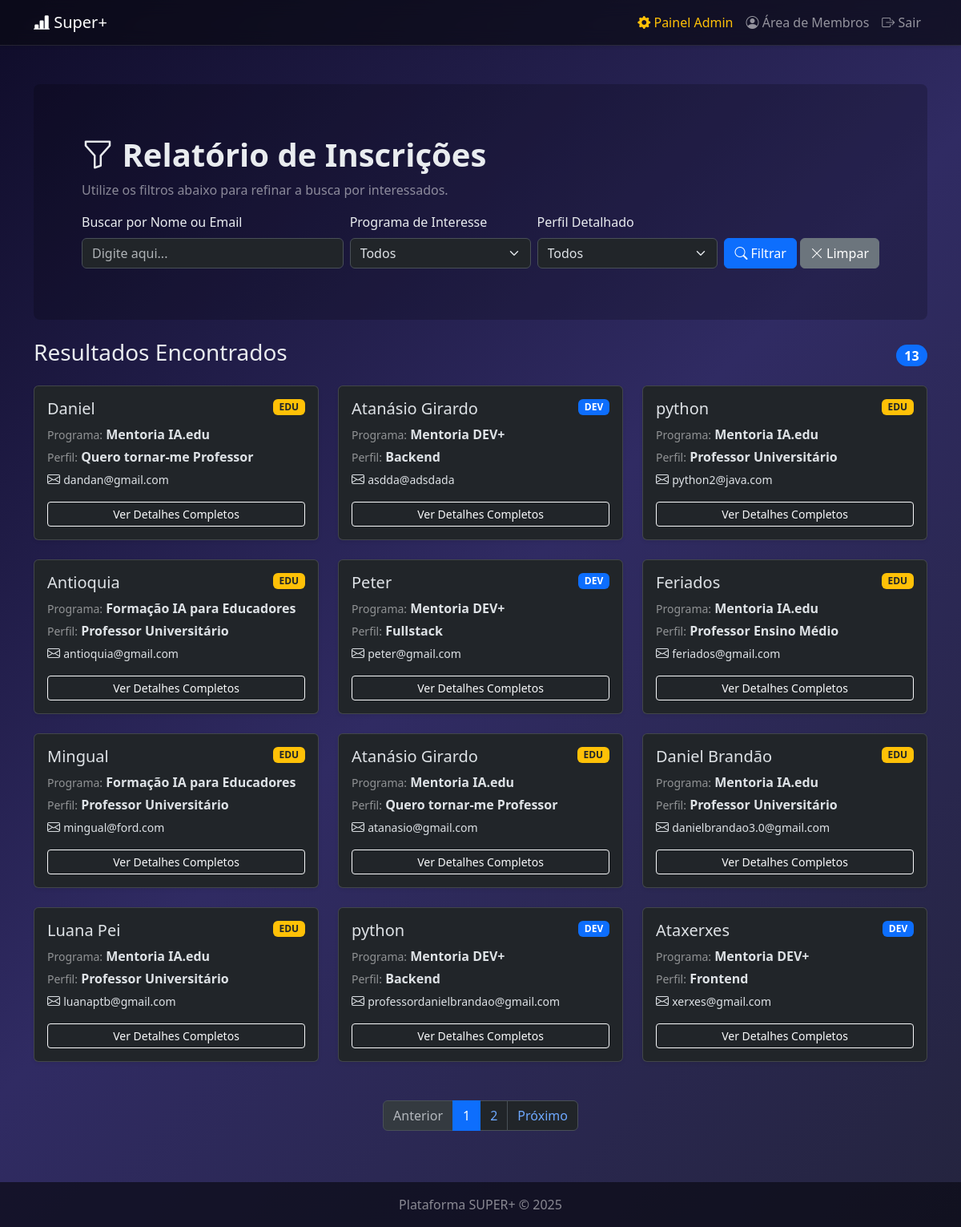
Screenshot of /admin/admin/inscricoes (signed in) with the database file from the repository.
### mentoria/models.py (models this page shows, shortened)
class Registros(db.Model, UserMixin):
    __tablename__ = 'registros'
    id = db.Column(db.Integer, primary_key=True)
    nome = db.Column(db.String(100), nullable=False)
    email = db.Column(db.String(100), unique=True, nullable=False, index=True)
    whatsapp = db.Column(db.String(20))
    programa_interesse = db.Column(db.String(100))
    perfil_detalhado = db.Column(db.String(100))
    desafio_detalhado = db.Column(db.String(100))
    escolaridade = db.Column(db.String(100), nullable=True)
    resumo_jornada = db.Column(db.Text)
    produto_interesse_id = db.Column(db.Integer, db.ForeignKey('produtos.id'))
    data_inscricao = db.Column(db.DateTime, default=datetime.utcnow)
    status = db.Column(db.String(50), default='Inscrito')
    token_matricula = db.Column(db.String(32), unique=True, nullable=True)
    plano_escolhido = db.Column(db.String(50), nullable=True)
    password_hash = db.Column(db.String(128))
    is_admin = db.Column(db.Boolean, default=False)
    turma_id = db.Column(db.Integer, db.ForeignKey('turmas.id'))

class Produtos(db.Model):
    __tablename__ = 'produtos'
    id = db.Column(db.Integer, primary_key=True)
    nome = db.Column(db.String(100), unique=True, nullable=False)
    publico_alvo = db.Column(db.String(50), index=True)
    descricao = db.Column(db.Text)
    valor = db.Column(db.Float)
    interessados = db.relationship('Registros', backref='produto_interesse', lazy='dynamic')

### mentoria/admin/routes.py (the view)
@admin.route('/admin/inscricoes')
@admin_required # Protegida para administradores
def admin_lista_inscricoes():
    page = request.args.get('page', 1, type=int)
    query = Registros.query
    filtro_busca = request.args.get('busca', '')
    filtro_perfil = request.args.get('perfil_detalhado', '')
    filtro_produto = request.args.get('produto', '') # Mudámos o nome do filtro para 'produto'
    if filtro_busca:
        query = query.filter(or_(Registros.nome.ilike(f'%{filtro_busca}%'), Registros.email.ilike(f'%{filtro_busca}%')))
    if filtro_perfil:
        query = query.filter(Registros.perfil_detalhado == filtro_perfil)
    if filtro_produto:
        query = query.join(Produtos).filter(Produtos.nome == filtro_produto)
    pagination = query.order_by(Registros.data_inscricao.desc()).paginate(
        page=page, per_page=12, error_out=False
    )
    dados_paginados = pagination.items
    perfis_opcoes = sorted([p[0] for p in db.session.query(Registros.perfil_detalhado).distinct().all() if p[0]])
    produtos_opcoes = sorted([p.nome for p in Produtos.query.all()])
    filtros_ativos = {
        'busca': filtro_busca,
        'perfil_detalhado': filtro_perfil,
        'produto': filtro_produto
    }
    return render_template('admin/lista_inscricoes.html',
                           dados=dados_paginados,
                           total=pagination.total,
                           pagination=pagination,
                           perfis=perfis_opcoes,
                           produtos=produtos_opcoes, # Passa a lista de nomes de produtos
                           filtros_ativos=filtros_ativos)

### mentoria/admin/utils.py (called while the page is built)
def admin_required(f):
    @wraps(f)
    def decorated_function(*args, **kwargs):
        if not current_user.is_admin:
            flash("Acesso não autorizado.", "danger")
            return redirect(url_for('main.login'))
        return f(*args, **kwargs)
    return decorated_function

### mentoria/models.py (called while the page is built)
@login_manager.user_loader
def load_user(user_id):
    return Registros.query.get(int(user_id))

### mentoria/templates/admin/lista_inscricoes.html (shortened to what this page needs)
{% extends "layout.html" %}
{% block content %}
<div class="p-5 mb-4 rounded-3" style="background-color: rgba(0,0,0,0.2);">
    <div class="container-fluid py-3">
        <h1 class="display-6 fw-bold"><i class="bi bi-funnel"></i> Relatório de Inscrições</h1>
        <p class="text-white-50">Utilize os filtros abaixo para refinar a busca por interessados.</p>
        <form method="GET" action="{{ url_for('admin.admin_lista_inscricoes') }}">
            <div class="row g-2 align-items-end">
                <div class="col-md-4">
                    <label for="busca" class="form-label">Buscar por Nome ou Email</label>
                    <input type="text" name="busca" id="busca" class="form-control" value="{{ filtros_ativos.busca or '' }}" placeholder="Digite aqui...">
                </div>
                <div class="col-md">
                    <label for="produto" class="form-label">Programa de Interesse</label>
                    <select name="produto" id="produto" class="form-select">
                        <option value="">Todos</option>
                    </select>
                </div>
                <div class="col-md">
                    <label for="perfil_detalhado" class="form-label">Perfil Detalhado</label>
                    <select name="perfil_detalhado" id="perfil_detalhado" class="form-select">
                        <option value="">Todos</option>
                    </select>
                </div>
                <div class="col-md-auto">
                    <button type="submit" class="btn btn-primary"><i class="bi bi-search"></i> Filtrar</button>
                    <a href="{{ url_for('admin.admin_lista_inscricoes') }}" class="btn btn-secondary"><i class="bi bi-x-lg"></i> Limpar</a>
                </div>
            </div>
        </form>
    </div>
</div>
<div class="d-flex justify-content-between align-items-center mb-3">
    <h3>Resultados Encontrados</h3>
    <span class="badge bg-primary rounded-pill fs-6">{{ total }}</span>
</div>
<div class="row row-cols-1 row-cols-md-2 row-cols-lg-3 g-4">
    {% for linha in dados %}
    <div class="col">
        <div class="card h-100 shadow-sm">
            <div class="card-body d-flex flex-column">
                {% set programa = linha.produto_interesse.nome if linha.produto_interesse else 'Não especificado' %}
                <div class="d-flex justify-content-between align-items-start mb-2">
                    <h5 class="card-title mb-0">{{ linha.nome }}</h5>
                    {% if 'DEV' in programa %}
                        <span class="badge bg-primary">DEV</span>
                    {% elif 'IA' in programa or 'Educadores' in programa %}
                        <span class="badge bg-warning text-dark">EDU</span>
                    {% endif %}
                </div>
                <p class="mb-1"><small class="text-white-50">Programa:</small> <strong>{{ programa }}</strong></p>
                <p class="mb-1"><small class="text-white-50">Perfil:</small> <strong>{{ linha.perfil_detalhado or linha.perfil }}</strong></p>
                <p class="card-text flex-grow-1"><i class="bi bi-envelope"></i> <small>{{ linha.email }}</small></p>
                <a href="{{ url_for('admin.admin_detalhe_inscricao', id=linha.id) }}" class="btn btn-outline-light btn-sm mt-auto">Ver Detalhes Completos</a>
            </div>
        </div>
    </div>
    {% else %}
        <div class="col-12"><div class="alert alert-secondary text-center">Nenhum registo encontrado com os filtros aplicados.</div></div>
    {% endfor %}
</div>
<nav aria-label="Navegação de páginas" class="mt-5 d-flex justify-content-center">
    <ul class="pagination">
        <li class="page-item {% if not pagination.has_prev %}disabled{% endif %}">
            <a class="page-link" href="{{ url_for('admin.admin_lista_inscricoes', page=pagination.prev_num, **filtros_ativos) }}">Anterior</a>
        </li>
        {% for page_num in pagination.iter_pages() %}
            {% if page_num %}
                <li class="page-item {% if page_num == pagination.page %}active{% endif %}">
                    <a class="page-link" href="{{ url_for('admin.admin_lista_inscricoes', page=page_num, **filtros_ativos) }}">{{ page_num }}</a>
                </li>
            {% else %}
                <li class="page-item disabled"><span class="page-link">…</span></li>
            {% endif %}
        {% endfor %}
        <li class="page-item {% if not pagination.has_next %}disabled{% endif %}">
            <a class="page-link" href="{{ url_for('admin.admin_lista_inscricoes', page=pagination.next_num, **filtros_ativos) }}">Próximo</a>
        </li>
    </ul>
</nav>
{% endblock %}

### mentoria/templates/layout.html (style rules this page uses)
:root { --primary-glow: #00aaff; --secondary-glow: #aa00ff; --background-start: #0f0c29; --background-mid: #302b63; --background-end: #24243e; }
body { background: linear-gradient(135deg, var(--background-start), var(--background-mid), var(--background-end)); background-attachment: fixed; color: #e9ecef; }

### rows the page displays
Registros: nome "Daniel", shows "EDU", perfil_detalhado "Quero tornar-me Professor", email "dandan@gmail.com"
Produtos: nome "Mentoria IA.edu"
Registros: nome "Atanásio Girardo", shows "DEV", perfil_detalhado "Backend", email "asdda@adsdada"
Produtos: nome "Mentoria DEV+"
Registros: nome "python", shows "EDU", perfil_detalhado "Professor Universitário", email "python2@java.com"
Registros: nome "Antioquia", shows "EDU", perfil_detalhado "Professor Universitário", email "antioquia@gmail.com"
Produtos: nome "Formação IA para Educadores"
Registros: nome "Peter", shows "DEV", perfil_detalhado "Fullstack", email "peter@gmail.com"
Registros: nome "Feriados", shows "EDU", perfil_detalhado "Professor Ensino Médio", email "feriados@gmail.com"
Registros: nome "Mingual", shows "EDU", perfil_detalhado "Professor Universitário", email "mingual@ford.com"
Registros: nome "Atanásio Girardo", shows "EDU", perfil_detalhado "Quero tornar-me Professor", email "atanasio@gmail.com"
Registros: nome "Daniel Brandão", shows "EDU", perfil_detalhado "Professor Universitário", email "danielbrandao3.0@gmail.com"
Registros: nome "Luana Pei", shows "EDU", perfil_detalhado "Professor Universitário", email "luanaptb@gmail.com"
Registros: nome "python", shows "DEV", perfil_detalhado "Backend", email "professordanielbrandao@gmail.com"
Registros: nome "Ataxerxes", shows "DEV", perfil_detalhado "Frontend", email "xerxes@gmail.com"

### other values shown
{{ total }} "13"
{{ page_num }} "1" "2"
